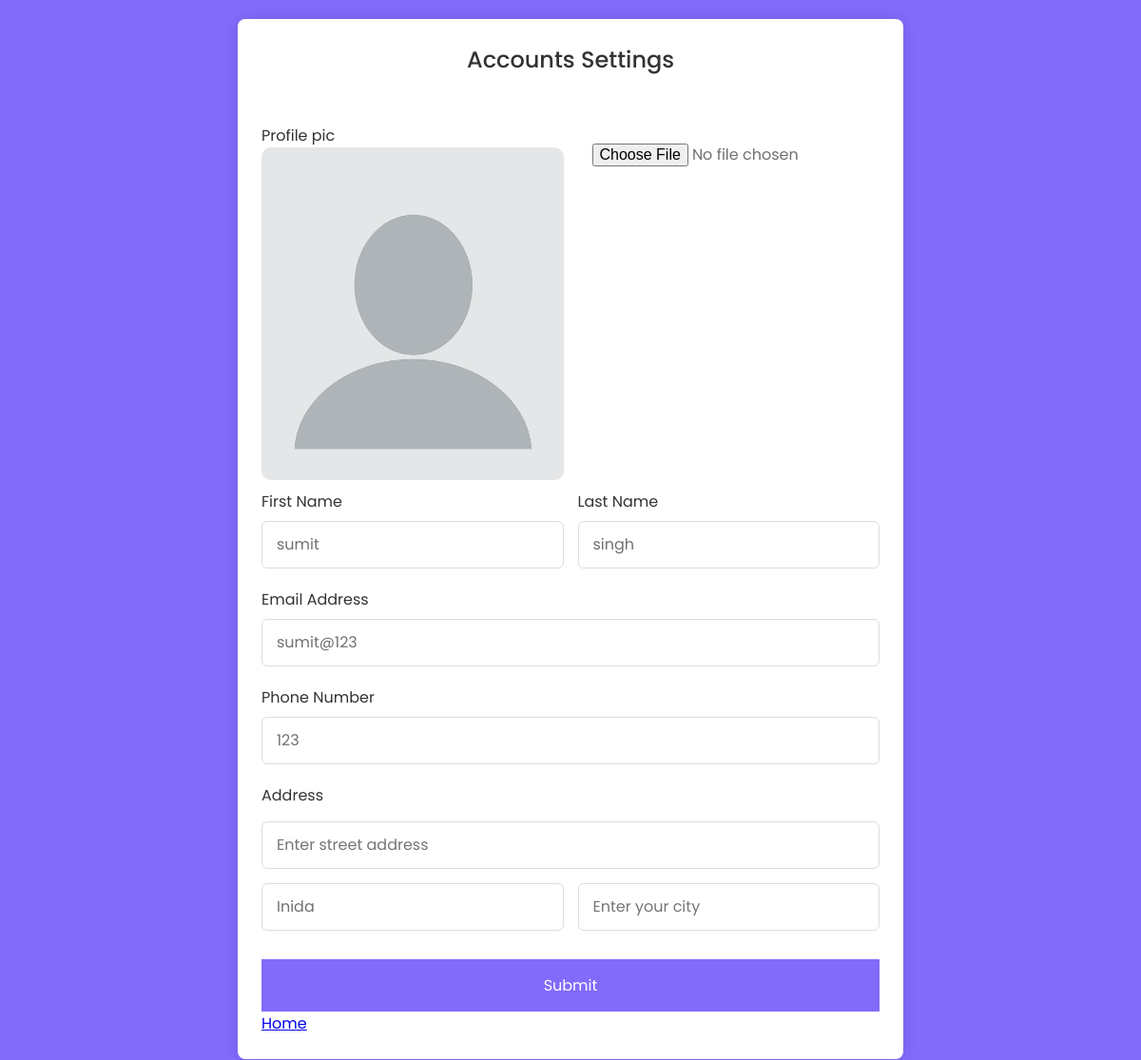
/accounts (signed in), run on the app's committed database.
### core/models.py (models this page shows, shortened)
class Profile(models.Model):
    user = models.ForeignKey(User,on_delete = models.CASCADE)
    image = models.ImageField(upload_to="Profile_images",default="blank.webp")
    fname = models.CharField(max_length=100, blank=True)
    lname = models.CharField(max_length=100,blank=True)
    phone = models.IntegerField(blank=True, null=True)
    dob = models.DateField(blank=True, null=True)
    address = models.CharField(max_length=100,blank=True)
    country = models.CharField(max_length=100,blank=True)
    city = models.CharField(max_length=100,blank=True)

### core/views.py (the view, shortened to what this page needs)
# urls.py: path('accounts',views.accounts,name='accounts'),
@login_required(login_url='signin')
def accounts(request):
    user_profile = Profile.objects.get(user=request.user)
    return render(request,'accounts.html',{'user_profile':user_profile})

### templates/accounts.html (shortened to what this page needs)
{% load static %}
<!DOCTYPE html>
<html lang="en">
<head>
    <link rel="stylesheet" href="{% static 'css/accounts.css' %}" />
</head>
<body>
    <section class="container">
        <header> Accounts Settings </header>
        <form action="" method="POST" class="form" enctype="multipart/form-data">
            <div class="column image">
                <div class="input-box">
                    <label>Profile pic</label>
                    <img src="{{user_profile.image.url}}" alt="" class="">
                </div>
                <div class="input-box">
                    <input type="file" name="image" />
                </div>
            </div>
            <div class="column">
                <div class="input-box">
                    <label>First Name</label>
                    <input type="text" placeholder="Enter first name" name="fname" value="{{user_profile.fname}}"/>
                </div>
                <div class="input-box">
                    <label>Last Name</label>
                    <input type="text" placeholder="Enter last name" name="lname" value="{{user_profile.lname}}"/>
                </div>
            </div>
            <div class="input-box">
                <label>Email Address</label>
                <input type="text" placeholder="Enter email address" name="email" value="{{user_profile.user.email}}"/>
            </div>
                <div class="input-box">
                    <label>Phone Number</label>
                    <input type="number" placeholder="Enter phone number" name="phone" value="{{user_profile.phone}}" required/>
                </div>
            <div class="input-box address">
                <label>Address</label>
                <input type="text" placeholder="Enter street address" name="address" value="{{user_profile.address}}"/>
                <div class="column">
                    <input type="text" placeholder="Enter your country" name="country" value="{{user_profile.country}}"/>
                    <input type="text" placeholder="Enter your city" name="city" value="{{user_profile.city}}"/>
                </div>
            </div>
            <button type="submit">Submit</button>
                <a href="/"><div class="link-home">Home</div></a>
        </form>
    </section>
</body>
</html>

### static/css/accounts.css (style rules this page uses)
* { margin: 0; padding: 0; box-sizing: border-box; font-family: "Poppins", sans-serif; }
body { min-height: 100vh; display: flex; align-items: center; justify-content: center; padding: 20px; background: rgb(130, 106, 251); }
.container { position: relative; max-width: 700px; width: 100%; background: #fff; padding: 25px; border-radius: 8px; box-shadow: 0 0 15px rgba(0, 0, 0, 0.1); }
.container header { font-size: 1.5rem; color: #333; font-weight: 500; text-align: center; }
.container .form { margin-top: 30px; }
.form .input-box { width: 100%; margin-top: 20px; }
.input-box label { color: #333; }
.form :where(.input-box input, .select-box) { position: relative; height: 50px; width: 100%; outline: none; font-size: 1rem; color: #707070; margin-top: 8px; border: 1px solid #ddd; border-radius: 6px; padding: 0 15px; }
.form .column { display: flex; column-gap: 15px; }
.address :where(input, .select-box) { margin-top: 15px; }
.form button { height: 55px; width: 100%; color: #fff; font-size: 1rem; font-weight: 400; margin-top: 30px; border: none; cursor: pointer; transition: all 0.2s ease; background: rgb(130, 106, 251); }
.input-box img { width:100%; height:100%; border-radius: 10px;; }
.image { margin-bottom:15px; }
.image input { border:none; margin-top:20px; }

### data on the page
Profile: image (placeholder picture), fname "sumit", lname "singh", email "sumit@123", phone "123", country "Inida"
